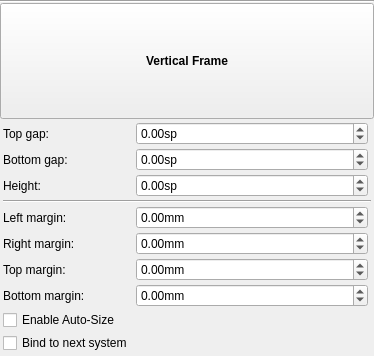
<?xml version="1.0" encoding="UTF-8"?>
<ui version="4.0">
 <class>InspectorVBox</class>
 <widget class="QWidget" name="InspectorVBox">
  <property name="geometry">
   <rect>
    <x>0</x>
    <y>0</y>
    <width>374</width>
    <height>356</height>
   </rect>
  </property>
  <property name="accessibleName">
   <string>Vertical Frame Inspector</string>
  </property>
  <layout class="QVBoxLayout" name="verticalLayout">
   <property name="spacing">
    <number>0</number>
   </property>
   <property name="leftMargin">
    <number>0</number>
   </property>
   <property name="topMargin">
    <number>0</number>
   </property>
   <property name="rightMargin">
    <number>0</number>
   </property>
   <property name="bottomMargin">
    <number>0</number>
   </property>
   <item>
    <widget class="QFrame" name="frame">
     <property name="frameShape">
      <enum>QFrame::HLine</enum>
     </property>
     <property name="frameShadow">
      <enum>QFrame::Sunken</enum>
     </property>
     <property name="lineWidth">
      <number>1</number>
     </property>
    </widget>
   </item>
   <item>
    <widget class="QToolButton" name="title">
     <property name="sizePolicy">
      <sizepolicy hsizetype="Preferred" vsizetype="Preferred">
       <horstretch>0</horstretch>
       <verstretch>0</verstretch>
      </sizepolicy>
     </property>
     <property name="font">
      <font>
       <bold>true</bold>
      </font>
     </property>
     <property name="text">
      <string>Vertical Frame</string>
     </property>
    </widget>
   </item>
   <item>
    <widget class="QWidget" name="panel" native="true">
     <layout class="QGridLayout" name="gridLayout">
      <property name="leftMargin">
       <number>3</number>
      </property>
      <property name="topMargin">
       <number>3</number>
      </property>
      <property name="rightMargin">
       <number>3</number>
      </property>
      <property name="bottomMargin">
       <number>3</number>
      </property>
      <property name="spacing">
       <number>3</number>
      </property>
      <item row="1" column="1">
       <widget class="QDoubleSpinBox" name="bottomGap">
        <property name="sizePolicy">
         <sizepolicy hsizetype="Expanding" vsizetype="Fixed">
          <horstretch>0</horstretch>
          <verstretch>0</verstretch>
         </sizepolicy>
        </property>
        <property name="accessibleName">
         <string>Bottom gap</string>
        </property>
        <property name="suffix">
         <string extracomment="spatium unit">sp</string>
        </property>
        <property name="minimum">
         <double>-10000.000000000000000</double>
        </property>
        <property name="maximum">
         <double>10000.000000000000000</double>
        </property>
        <property name="singleStep">
         <double>0.500000000000000</double>
        </property>
       </widget>
      </item>
      <item row="1" column="0">
       <widget class="QLabel" name="label_3">
        <property name="text">
         <string>Bottom gap:</string>
        </property>
        <property name="alignment">
         <set>Qt::AlignLeading|Qt::AlignLeft|Qt::AlignVCenter</set>
        </property>
        <property name="buddy">
         <cstring>bottomGap</cstring>
        </property>
       </widget>
      </item>
      <item row="0" column="1">
       <widget class="QDoubleSpinBox" name="topGap">
        <property name="sizePolicy">
         <sizepolicy hsizetype="Expanding" vsizetype="Fixed">
          <horstretch>0</horstretch>
          <verstretch>0</verstretch>
         </sizepolicy>
        </property>
        <property name="whatsThis">
         <string/>
        </property>
        <property name="accessibleName">
         <string>Top gap</string>
        </property>
        <property name="suffix">
         <string extracomment="spatium unit">sp</string>
        </property>
        <property name="minimum">
         <double>-10000.000000000000000</double>
        </property>
        <property name="maximum">
         <double>10000.000000000000000</double>
        </property>
        <property name="singleStep">
         <double>0.500000000000000</double>
        </property>
       </widget>
      </item>
      <item row="6" column="1">
       <widget class="QDoubleSpinBox" name="topMargin">
        <property name="sizePolicy">
         <sizepolicy hsizetype="Expanding" vsizetype="Fixed">
          <horstretch>0</horstretch>
          <verstretch>0</verstretch>
         </sizepolicy>
        </property>
        <property name="accessibleName">
         <string>Top margin</string>
        </property>
        <property name="suffix">
         <string>mm</string>
        </property>
        <property name="minimum">
         <double>-10000.000000000000000</double>
        </property>
        <property name="maximum">
         <double>10000.000000000000000</double>
        </property>
       </widget>
      </item>
      <item row="5" column="1">
       <widget class="QDoubleSpinBox" name="rightMargin">
        <property name="sizePolicy">
         <sizepolicy hsizetype="Expanding" vsizetype="Fixed">
          <horstretch>0</horstretch>
          <verstretch>0</verstretch>
         </sizepolicy>
        </property>
        <property name="accessibleName">
         <string>Right margin</string>
        </property>
        <property name="suffix">
         <string>mm</string>
        </property>
        <property name="minimum">
         <double>-10000.000000000000000</double>
        </property>
        <property name="maximum">
         <double>10000.000000000000000</double>
        </property>
       </widget>
      </item>
      <item row="4" column="0">
       <widget class="QLabel" name="label_4">
        <property name="text">
         <string>Left margin:</string>
        </property>
        <property name="alignment">
         <set>Qt::AlignLeading|Qt::AlignLeft|Qt::AlignVCenter</set>
        </property>
        <property name="buddy">
         <cstring>leftMargin</cstring>
        </property>
       </widget>
      </item>
      <item row="4" column="2">
       <widget class="Ms::ResetButton" name="resetLeftMargin" native="true">
        <property name="sizePolicy">
         <sizepolicy hsizetype="Fixed" vsizetype="Preferred">
          <horstretch>0</horstretch>
          <verstretch>0</verstretch>
         </sizepolicy>
        </property>
        <property name="accessibleName">
         <string>Reset 'Left margin' value</string>
        </property>
       </widget>
      </item>
      <item row="8" column="2">
       <widget class="Ms::ResetButton" name="resetAutoSize" native="true">
        <property name="sizePolicy">
         <sizepolicy hsizetype="Fixed" vsizetype="Preferred">
          <horstretch>0</horstretch>
          <verstretch>0</verstretch>
         </sizepolicy>
        </property>
        <property name="accessibleName">
         <string>Reset 'Auto-Size' value</string>
        </property>
       </widget>
      </item>
      <item row="7" column="2">
       <widget class="Ms::ResetButton" name="resetBottomMargin" native="true">
        <property name="sizePolicy">
         <sizepolicy hsizetype="Fixed" vsizetype="Preferred">
          <horstretch>0</horstretch>
          <verstretch>0</verstretch>
         </sizepolicy>
        </property>
        <property name="accessibleName">
         <string>Reset 'Bottom margin' value</string>
        </property>
       </widget>
      </item>
      <item row="6" column="2">
       <widget class="Ms::ResetButton" name="resetTopMargin" native="true">
        <property name="sizePolicy">
         <sizepolicy hsizetype="Fixed" vsizetype="Preferred">
          <horstretch>0</horstretch>
          <verstretch>0</verstretch>
         </sizepolicy>
        </property>
        <property name="accessibleName">
         <string>Reset 'Top margin' value</string>
        </property>
       </widget>
      </item>
      <item row="1" column="2">
       <widget class="Ms::ResetButton" name="resetBottomGap" native="true">
        <property name="sizePolicy">
         <sizepolicy hsizetype="Fixed" vsizetype="Preferred">
          <horstretch>0</horstretch>
          <verstretch>0</verstretch>
         </sizepolicy>
        </property>
        <property name="accessibleName">
         <string>Reset 'Bottom gap' value</string>
        </property>
       </widget>
      </item>
      <item row="4" column="1">
       <widget class="QDoubleSpinBox" name="leftMargin">
        <property name="sizePolicy">
         <sizepolicy hsizetype="Expanding" vsizetype="Fixed">
          <horstretch>0</horstretch>
          <verstretch>0</verstretch>
         </sizepolicy>
        </property>
        <property name="accessibleName">
         <string>Left margin</string>
        </property>
        <property name="suffix">
         <string>mm</string>
        </property>
        <property name="minimum">
         <double>-10000.000000000000000</double>
        </property>
        <property name="maximum">
         <double>10000.000000000000000</double>
        </property>
       </widget>
      </item>
      <item row="0" column="2">
       <widget class="Ms::ResetButton" name="resetTopGap" native="true">
        <property name="sizePolicy">
         <sizepolicy hsizetype="Fixed" vsizetype="Preferred">
          <horstretch>0</horstretch>
          <verstretch>0</verstretch>
         </sizepolicy>
        </property>
        <property name="accessibleName">
         <string>Reset 'Top gap' value</string>
        </property>
       </widget>
      </item>
      <item row="8" column="0">
       <widget class="QCheckBox" name="enableAutoSize">
        <property name="text">
         <string>Enable Auto-Size</string>
        </property>
       </widget>
      </item>
      <item row="3" column="0" colspan="3">
       <widget class="Line" name="line">
        <property name="orientation">
         <enum>Qt::Horizontal</enum>
        </property>
       </widget>
      </item>
      <item row="7" column="0">
       <widget class="QLabel" name="label_7">
        <property name="text">
         <string>Bottom margin:</string>
        </property>
        <property name="alignment">
         <set>Qt::AlignLeading|Qt::AlignLeft|Qt::AlignVCenter</set>
        </property>
        <property name="buddy">
         <cstring>bottomMargin</cstring>
        </property>
       </widget>
      </item>
      <item row="5" column="2">
       <widget class="Ms::ResetButton" name="resetRightMargin" native="true">
        <property name="sizePolicy">
         <sizepolicy hsizetype="Fixed" vsizetype="Preferred">
          <horstretch>0</horstretch>
          <verstretch>0</verstretch>
         </sizepolicy>
        </property>
        <property name="accessibleName">
         <string>Reset 'Right margin' value</string>
        </property>
       </widget>
      </item>
      <item row="5" column="0">
       <widget class="QLabel" name="label_5">
        <property name="text">
         <string>Right margin:</string>
        </property>
        <property name="alignment">
         <set>Qt::AlignLeading|Qt::AlignLeft|Qt::AlignVCenter</set>
        </property>
        <property name="buddy">
         <cstring>rightMargin</cstring>
        </property>
       </widget>
      </item>
      <item row="0" column="0">
       <widget class="QLabel" name="label_2">
        <property name="text">
         <string>Top gap:</string>
        </property>
        <property name="alignment">
         <set>Qt::AlignLeading|Qt::AlignLeft|Qt::AlignVCenter</set>
        </property>
        <property name="buddy">
         <cstring>topGap</cstring>
        </property>
       </widget>
      </item>
      <item row="6" column="0">
       <widget class="QLabel" name="label_6">
        <property name="text">
         <string>Top margin:</string>
        </property>
        <property name="alignment">
         <set>Qt::AlignLeading|Qt::AlignLeft|Qt::AlignVCenter</set>
        </property>
        <property name="buddy">
         <cstring>topMargin</cstring>
        </property>
       </widget>
      </item>
      <item row="2" column="1">
       <widget class="QDoubleSpinBox" name="height">
        <property name="sizePolicy">
         <sizepolicy hsizetype="Expanding" vsizetype="Fixed">
          <horstretch>0</horstretch>
          <verstretch>0</verstretch>
         </sizepolicy>
        </property>
        <property name="accessibleName">
         <string>Height</string>
        </property>
        <property name="suffix">
         <string>sp</string>
        </property>
        <property name="minimum">
         <double>-10000.000000000000000</double>
        </property>
        <property name="maximum">
         <double>10000.000000000000000</double>
        </property>
       </widget>
      </item>
      <item row="2" column="0">
       <widget class="QLabel" name="label">
        <property name="text">
         <string>Height:</string>
        </property>
        <property name="alignment">
         <set>Qt::AlignLeading|Qt::AlignLeft|Qt::AlignVCenter</set>
        </property>
        <property name="buddy">
         <cstring>height</cstring>
        </property>
       </widget>
      </item>
      <item row="7" column="1">
       <widget class="QDoubleSpinBox" name="bottomMargin">
        <property name="sizePolicy">
         <sizepolicy hsizetype="Expanding" vsizetype="Fixed">
          <horstretch>0</horstretch>
          <verstretch>0</verstretch>
         </sizepolicy>
        </property>
        <property name="accessibleName">
         <string>Bottom margin</string>
        </property>
        <property name="suffix">
         <string>mm</string>
        </property>
        <property name="minimum">
         <double>-10000.000000000000000</double>
        </property>
        <property name="maximum">
         <double>10000.000000000000000</double>
        </property>
       </widget>
      </item>
      <item row="9" column="0">
       <widget class="QCheckBox" name="bindToNextSystem">
        <property name="text">
         <string>Bind to next system</string>
        </property>
       </widget>
      </item>
      <item row="9" column="2">
       <widget class="Ms::ResetButton" name="resetBindToNextSystem" native="true"/>
      </item>
     </layout>
    </widget>
   </item>
  </layout>
 </widget>
 <customwidgets>
  <customwidget>
   <class>Ms::ResetButton</class>
   <extends>QWidget</extends>
   <header>inspector/resetButton.h</header>
   <container>1</container>
  </customwidget>
 </customwidgets>
 <tabstops>
  <tabstop>title</tabstop>
  <tabstop>topGap</tabstop>
  <tabstop>bottomGap</tabstop>
  <tabstop>height</tabstop>
  <tabstop>leftMargin</tabstop>
  <tabstop>rightMargin</tabstop>
  <tabstop>topMargin</tabstop>
  <tabstop>bottomMargin</tabstop>
 </tabstops>
 <resources/>
 <connections/>
</ui>
